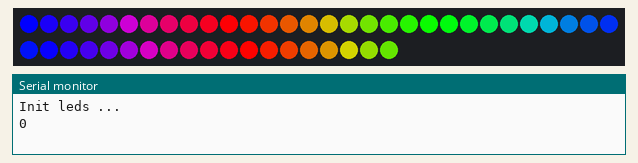
Recording of a sketch running on a simulated Arduino Uno, built with avr-gcc and run on an emulated ATmega328P. On the bench: 49 RGB LEDs in strip order, left to right, continuing on the next row, the last lines printed to the serial monitor.

Above: at 0.15 s.
At 5.13 s:
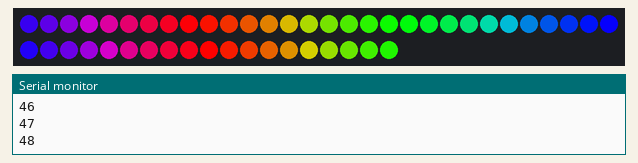
At 10.1 s:
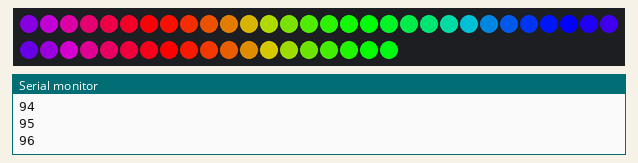
At 19.02 s:
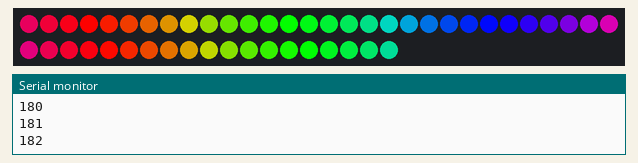
At 29.39 s:
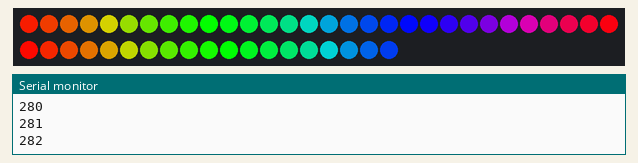
At 39.76 s:
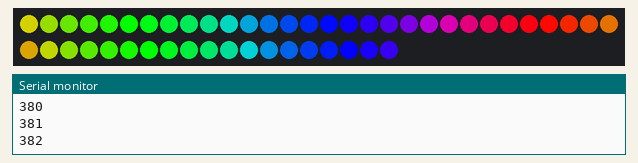

The sketch:

rainbower_nodemcu.ino.ino
```cpp
#include <Adafruit_NeoPixel.h>


#define D0   16
#define D1   5
#define D2   4
#define D3   0
#define D4   2
#define D5   14
#define D6   12
#define D7   13
#define D8   15
#define D9   3
#define D10  1


const int stripLen = 49;

// Parameter 1 = number of pixels in strip
// Parameter 2 = Arduino pin number (most are valid)
// Parameter 3 = pixel type flags, add together as needed:
//   NEO_KHZ800  800 KHz bitstream (most NeoPixel products w/WS2812 LEDs)
//   NEO_KHZ400  400 KHz (classic 'v1' (not v2) FLORA pixels, WS2811 drivers)
//   NEO_GRB     Pixels are wired for GRB bitstream (most NeoPixel products)
//   NEO_RGB     Pixels are wired for RGB bitstream (v1 FLORA pixels, not v2)
//   NEO_RGBW    Pixels are wired for RGBW bitstream (NeoPixel RGBW products)
Adafruit_NeoPixel leds = Adafruit_NeoPixel(stripLen, D3, NEO_GRB + NEO_KHZ800);

// IMPORTANT: To reduce NeoPixel burnout risk, add 1000 uF capacitor across
// pixel power leads, add 300 - 500 Ohm resistor on first pixel's data input
// and minimize distance between Arduino and first pixel.  Avoid connecting
// on a live circuit...if you must, connect GND first.


int loopMax = 767;
int perPixelShift = 25;
int red, green, blue;

void setup() {
  Serial.begin(115200);
  delay(100);

  Serial.println();
  Serial.println("Init leds ... ");

  leds.begin();
  leds.show();
}

void loop() {

  for (int c=0; c<loopMax; c++) {
    for (int ledNr=0; ledNr<stripLen; ledNr++) {
      int cMod = (c + ledNr*perPixelShift) % loopMax;
      red   = 255 - min(255, abs(255-cMod));
      green = 255 - min(255, abs(511-cMod));
      blue  = 255 - min(min(255, abs(767-cMod)), cMod);
      leds.setPixelColor(ledNr, leds.Color(red, green, blue));
    }

    Serial.println(String(c));

    leds.show();
    delay(100);
  }

}
```
